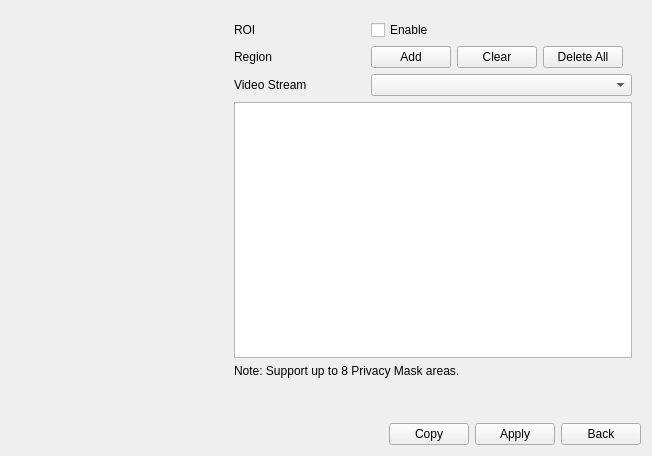
<?xml version="1.0" encoding="UTF-8"?>
<ui version="4.0">
 <class>ImagePageRoi</class>
 <widget class="QWidget" name="ImagePageRoi">
  <property name="geometry">
   <rect>
    <x>0</x>
    <y>0</y>
    <width>652</width>
    <height>456</height>
   </rect>
  </property>
  <property name="windowTitle">
   <string>Form</string>
  </property>
  <layout class="QVBoxLayout" name="verticalLayout_2">
   <item>
    <layout class="QHBoxLayout" name="horizontalLayout_2">
     <item>
      <widget class="QWidget" name="widget_2" native="true">
       <property name="sizePolicy">
        <sizepolicy hsizetype="Preferred" vsizetype="Preferred">
         <horstretch>1</horstretch>
         <verstretch>0</verstretch>
        </sizepolicy>
       </property>
      </widget>
     </item>
     <item>
      <widget class="QWidget" name="widget" native="true">
       <property name="sizePolicy">
        <sizepolicy hsizetype="Preferred" vsizetype="Preferred">
         <horstretch>2</horstretch>
         <verstretch>0</verstretch>
        </sizepolicy>
       </property>
       <layout class="QVBoxLayout" name="verticalLayout">
        <item>
         <layout class="QGridLayout" name="gridLayout">
          <item row="2" column="0">
           <widget class="QLabel" name="label_VideoStream">
            <property name="text">
             <string>Video Stream</string>
            </property>
           </widget>
          </item>
          <item row="2" column="1">
           <widget class="ComboBox" name="comboBox_VideoStream"/>
          </item>
          <item row="0" column="0">
           <widget class="QLabel" name="label_mask">
            <property name="sizePolicy">
             <sizepolicy hsizetype="Preferred" vsizetype="Preferred">
              <horstretch>1</horstretch>
              <verstretch>0</verstretch>
             </sizepolicy>
            </property>
            <property name="text">
             <string>ROI</string>
            </property>
           </widget>
          </item>
          <item row="0" column="1">
           <widget class="QCheckBox" name="checkBox_enable">
            <property name="sizePolicy">
             <sizepolicy hsizetype="Minimum" vsizetype="Fixed">
              <horstretch>2</horstretch>
              <verstretch>0</verstretch>
             </sizepolicy>
            </property>
            <property name="text">
             <string>Enable</string>
            </property>
           </widget>
          </item>
          <item row="1" column="0">
           <widget class="QLabel" name="label_clear">
            <property name="text">
             <string>Region</string>
            </property>
           </widget>
          </item>
          <item row="1" column="1">
           <widget class="QWidget" name="" native="true">
            <layout class="QHBoxLayout" name="horizontalLayout_3">
             <property name="leftMargin">
              <number>0</number>
             </property>
             <property name="topMargin">
              <number>0</number>
             </property>
             <property name="rightMargin">
              <number>0</number>
             </property>
             <property name="bottomMargin">
              <number>0</number>
             </property>
             <item>
              <widget class="MyPushButton" name="pushButtonAdd">
               <property name="text">
                <string>Add</string>
               </property>
              </widget>
             </item>
             <item>
              <widget class="MyPushButton" name="pushButtonClear">
               <property name="text">
                <string>Clear</string>
               </property>
              </widget>
             </item>
             <item>
              <widget class="MyPushButton" name="pushButtonDeleteAll">
               <property name="text">
                <string>Delete All</string>
               </property>
              </widget>
             </item>
             <item>
              <spacer name="horizontalSpacer_2">
               <property name="orientation">
                <enum>Qt::Horizontal</enum>
               </property>
               <property name="sizeHint" stdset="0">
                <size>
                 <width>40</width>
                 <height>20</height>
                </size>
               </property>
              </spacer>
             </item>
            </layout>
           </widget>
          </item>
         </layout>
        </item>
        <item>
         <widget class="TableView" name="tableView">
          <property name="minimumSize">
           <size>
            <width>0</width>
            <height>256</height>
           </size>
          </property>
          <attribute name="verticalHeaderDefaultSectionSize">
           <number>28</number>
          </attribute>
         </widget>
        </item>
        <item>
         <widget class="QLabel" name="label_note">
          <property name="text">
           <string>&lt;html&gt;&lt;head/&gt;&lt;body&gt;&lt;p&gt;Note: Support up to 8 Privacy Mask areas.&lt;/p&gt;&lt;/body&gt;&lt;/html&gt;</string>
          </property>
          <property name="style" stdset="0">
           <string>blue_text</string>
          </property>
         </widget>
        </item>
        <item>
         <spacer name="verticalSpacer">
          <property name="orientation">
           <enum>Qt::Vertical</enum>
          </property>
          <property name="sizeHint" stdset="0">
           <size>
            <width>20</width>
            <height>1</height>
           </size>
          </property>
         </spacer>
        </item>
       </layout>
      </widget>
     </item>
    </layout>
   </item>
   <item>
    <layout class="QHBoxLayout" name="horizontalLayout">
     <item>
      <widget class="WidgetMessage" name="widgetMessage" native="true"/>
     </item>
     <item>
      <spacer name="horizontalSpacer">
       <property name="orientation">
        <enum>Qt::Horizontal</enum>
       </property>
       <property name="sizeHint" stdset="0">
        <size>
         <width>40</width>
         <height>20</height>
        </size>
       </property>
      </spacer>
     </item>
     <item>
      <widget class="MyPushButton" name="pushButton_copy">
       <property name="text">
        <string>Copy</string>
       </property>
      </widget>
     </item>
     <item>
      <widget class="MyPushButton" name="pushButton_apply">
       <property name="text">
        <string>Apply</string>
       </property>
      </widget>
     </item>
     <item>
      <widget class="MyPushButton" name="pushButton_back">
       <property name="text">
        <string>Back</string>
       </property>
      </widget>
     </item>
    </layout>
   </item>
  </layout>
 </widget>
 <customwidgets>
  <customwidget>
   <class>ComboBox</class>
   <extends>QComboBox</extends>
   <header>combobox.h</header>
  </customwidget>
  <customwidget>
   <class>MyPushButton</class>
   <extends>QPushButton</extends>
   <header>mypushbutton.h</header>
  </customwidget>
  <customwidget>
   <class>TableView</class>
   <extends>QTableView</extends>
   <header>tableview.h</header>
  </customwidget>
  <customwidget>
   <class>WidgetMessage</class>
   <extends>QWidget</extends>
   <header>widgetmessage.h</header>
   <container>1</container>
  </customwidget>
 </customwidgets>
 <resources/>
 <connections/>
</ui>
